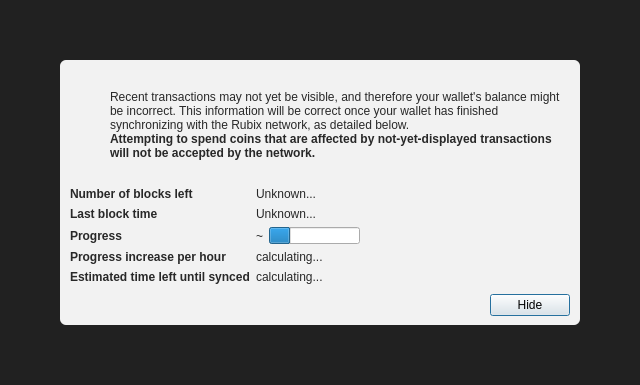
<?xml version="1.0" encoding="UTF-8"?>
<ui version="4.0">
 <class>ModalOverlay</class>
 <widget class="ModalOverlay" name="ModalOverlay">
  <property name="geometry">
   <rect>
    <x>0</x>
    <y>0</y>
    <width>640</width>
    <height>385</height>
   </rect>
  </property>
  <property name="windowTitle">
   <string>Form</string>
  </property>
  <layout class="QVBoxLayout" name="verticalLayout" stretch="0">
   <property name="sizeConstraint">
    <enum>QLayout::SetDefaultConstraint</enum>
   </property>
   <property name="leftMargin">
    <number>0</number>
   </property>
   <property name="topMargin">
    <number>0</number>
   </property>
   <property name="rightMargin">
    <number>0</number>
   </property>
   <property name="bottomMargin">
    <number>0</number>
   </property>
   <item>
    <widget class="QWidget" name="bgWidget" native="true">
     <property name="styleSheet">
      <string notr="true">#bgWidget { background: rgba(0,0,0,220); }</string>
     </property>
     <layout class="QVBoxLayout" name="verticalLayoutMain" stretch="1">
      <property name="leftMargin">
       <number>60</number>
      </property>
      <property name="topMargin">
       <number>60</number>
      </property>
      <property name="rightMargin">
       <number>60</number>
      </property>
      <property name="bottomMargin">
       <number>60</number>
      </property>
      <item>
       <widget class="QWidget" name="contentWidget" native="true">
        <property name="styleSheet">
         <string notr="true">#contentWidget { background: rgba(255,255,255,240); border-radius: 6px; }

QLabel { color: rgb(40,40,40);  }</string>
        </property>
        <layout class="QVBoxLayout" name="verticalLayoutSub" stretch="1,0,0,0">
         <property name="spacing">
          <number>0</number>
         </property>
         <property name="leftMargin">
          <number>10</number>
         </property>
         <property name="topMargin">
          <number>10</number>
         </property>
         <property name="rightMargin">
          <number>10</number>
         </property>
         <property name="bottomMargin">
          <number>10</number>
         </property>
         <item>
          <layout class="QHBoxLayout" name="horizontalLayoutIconText" stretch="0,1">
           <property name="topMargin">
            <number>20</number>
           </property>
           <item>
            <layout class="QVBoxLayout" name="verticalLayoutIcon">
             <property name="leftMargin">
              <number>0</number>
             </property>
             <item>
              <widget class="QPushButton" name="warningIcon">
               <property name="enabled">
                <bool>false</bool>
               </property>
               <property name="text">
                <string/>
               </property>
               <property name="icon">
                <iconset>
                 <normaloff>:/icons/warning</normaloff>
                 <disabledoff>:/icons/warning</disabledoff>:/icons/warning</iconset>
               </property>
               <property name="iconSize">
                <size>
                 <width>48</width>
                 <height>48</height>
                </size>
               </property>
               <property name="flat">
                <bool>true</bool>
               </property>
              </widget>
             </item>
             <item>
              <spacer name="verticalSpacerWarningIcon">
               <property name="orientation">
                <enum>Qt::Vertical</enum>
               </property>
               <property name="sizeHint" stdset="0">
                <size>
                 <width>20</width>
                 <height>40</height>
                </size>
               </property>
              </spacer>
             </item>
            </layout>
           </item>
           <item>
            <layout class="QVBoxLayout" name="verticalLayoutInfoText">
             <property name="leftMargin">
              <number>0</number>
             </property>
             <property name="topMargin">
              <number>0</number>
             </property>
             <item>
              <widget class="QLabel" name="infoText">
               <property name="text">
                <string>Recent transactions may not yet be visible, and therefore your wallet's balance might be incorrect. This information will be correct once your wallet has finished synchronizing with the Rubix network, as detailed below.</string>
               </property>
               <property name="textFormat">
                <enum>Qt::RichText</enum>
               </property>
               <property name="wordWrap">
                <bool>true</bool>
               </property>
              </widget>
             </item>
             <item>
              <widget class="QLabel" name="infoTextStrong">
               <property name="font">
                <font>
                 <weight>75</weight>
                 <bold>true</bold>
                </font>
               </property>
               <property name="text">
                <string>Attempting to spend coins that are affected by not-yet-displayed transactions will not be accepted by the network.</string>
               </property>
               <property name="textFormat">
                <enum>Qt::RichText</enum>
               </property>
               <property name="wordWrap">
                <bool>true</bool>
               </property>
              </widget>
             </item>
             <item>
              <spacer name="verticalSpacerInTextSpace">
               <property name="orientation">
                <enum>Qt::Vertical</enum>
               </property>
               <property name="sizeHint" stdset="0">
                <size>
                 <width>20</width>
                 <height>40</height>
                </size>
               </property>
              </spacer>
             </item>
            </layout>
           </item>
          </layout>
         </item>
         <item>
          <spacer name="verticalSpacerAfterText">
           <property name="orientation">
            <enum>Qt::Vertical</enum>
           </property>
           <property name="sizeHint" stdset="0">
            <size>
             <width>20</width>
             <height>40</height>
            </size>
           </property>
          </spacer>
         </item>
         <item>
          <layout class="QFormLayout" name="formLayout">
           <property name="fieldGrowthPolicy">
            <enum>QFormLayout::FieldsStayAtSizeHint</enum>
           </property>
           <property name="horizontalSpacing">
            <number>6</number>
           </property>
           <property name="verticalSpacing">
            <number>6</number>
           </property>
           <property name="topMargin">
            <number>10</number>
           </property>
           <item row="0" column="0">
            <widget class="QLabel" name="labelNumberOfBlocksLeft">
             <property name="font">
              <font>
               <weight>75</weight>
               <bold>true</bold>
              </font>
             </property>
             <property name="text">
              <string>Number of blocks left</string>
             </property>
            </widget>
           </item>
           <item row="0" column="1">
            <widget class="QLabel" name="numberOfBlocksLeft">
             <property name="text">
              <string>Unknown...</string>
             </property>
            </widget>
           </item>
           <item row="1" column="0">
            <widget class="QLabel" name="labelLastBlockTime">
             <property name="font">
              <font>
               <weight>75</weight>
               <bold>true</bold>
              </font>
             </property>
             <property name="text">
              <string>Last block time</string>
             </property>
            </widget>
           </item>
           <item row="1" column="1">
            <widget class="QLabel" name="newestBlockDate">
             <property name="sizePolicy">
              <sizepolicy hsizetype="Maximum" vsizetype="Preferred">
               <horstretch>0</horstretch>
               <verstretch>0</verstretch>
              </sizepolicy>
             </property>
             <property name="text">
              <string>Unknown...</string>
             </property>
            </widget>
           </item>
           <item row="2" column="0">
            <widget class="QLabel" name="labelSyncDone">
             <property name="font">
              <font>
               <weight>75</weight>
               <bold>true</bold>
              </font>
             </property>
             <property name="text">
              <string>Progress</string>
             </property>
            </widget>
           </item>
           <item row="2" column="1">
            <layout class="QHBoxLayout" name="horizontalLayoutSync" stretch="0,1">
             <item>
              <widget class="QLabel" name="percentageProgress">
               <property name="text">
                <string notr="true">~</string>
               </property>
              </widget>
             </item>
             <item>
              <widget class="QProgressBar" name="progressBar">
               <property name="value">
                <number>24</number>
               </property>
               <property name="format">
                <string/>
               </property>
              </widget>
             </item>
            </layout>
           </item>
           <item row="4" column="0">
            <widget class="QLabel" name="labelProgressIncrease">
             <property name="font">
              <font>
               <weight>75</weight>
               <bold>true</bold>
              </font>
             </property>
             <property name="text">
              <string>Progress increase per hour</string>
             </property>
            </widget>
           </item>
           <item row="4" column="1">
            <widget class="QLabel" name="progressIncreasePerH">
             <property name="text">
              <string>calculating...</string>
             </property>
            </widget>
           </item>
           <item row="5" column="0">
            <widget class="QLabel" name="labelEstimatedTimeLeft">
             <property name="font">
              <font>
               <weight>75</weight>
               <bold>true</bold>
              </font>
             </property>
             <property name="text">
              <string>Estimated time left until synced</string>
             </property>
            </widget>
           </item>
           <item row="5" column="1">
            <widget class="QLabel" name="expectedTimeLeft">
             <property name="text">
              <string>calculating...</string>
             </property>
            </widget>
           </item>
          </layout>
         </item>
         <item>
          <layout class="QHBoxLayout" name="horizontalLayoutButtons">
           <property name="leftMargin">
            <number>10</number>
           </property>
           <property name="topMargin">
            <number>10</number>
           </property>
           <item>
            <spacer name="horizontalSpacer">
             <property name="orientation">
              <enum>Qt::Horizontal</enum>
             </property>
             <property name="sizeHint" stdset="0">
              <size>
               <width>40</width>
               <height>20</height>
              </size>
             </property>
            </spacer>
           </item>
           <item>
            <widget class="QPushButton" name="closeButton">
             <property name="text">
              <string>Hide</string>
             </property>
             <property name="focusPolicy">
              <enum>Qt::StrongFocus</enum>
             </property>
             <property name="default">
              <bool>true</bool>
             </property>
            </widget>
           </item>
          </layout>
         </item>
        </layout>
       </widget>
      </item>
     </layout>
    </widget>
   </item>
  </layout>
 </widget>
 <customwidgets>
  <customwidget>
   <class>ModalOverlay</class>
   <extends>QWidget</extends>
   <header>qt/modaloverlay.h</header>
   <container>1</container>
  </customwidget>
 </customwidgets>
 <resources/>
 <connections/>
</ui>
